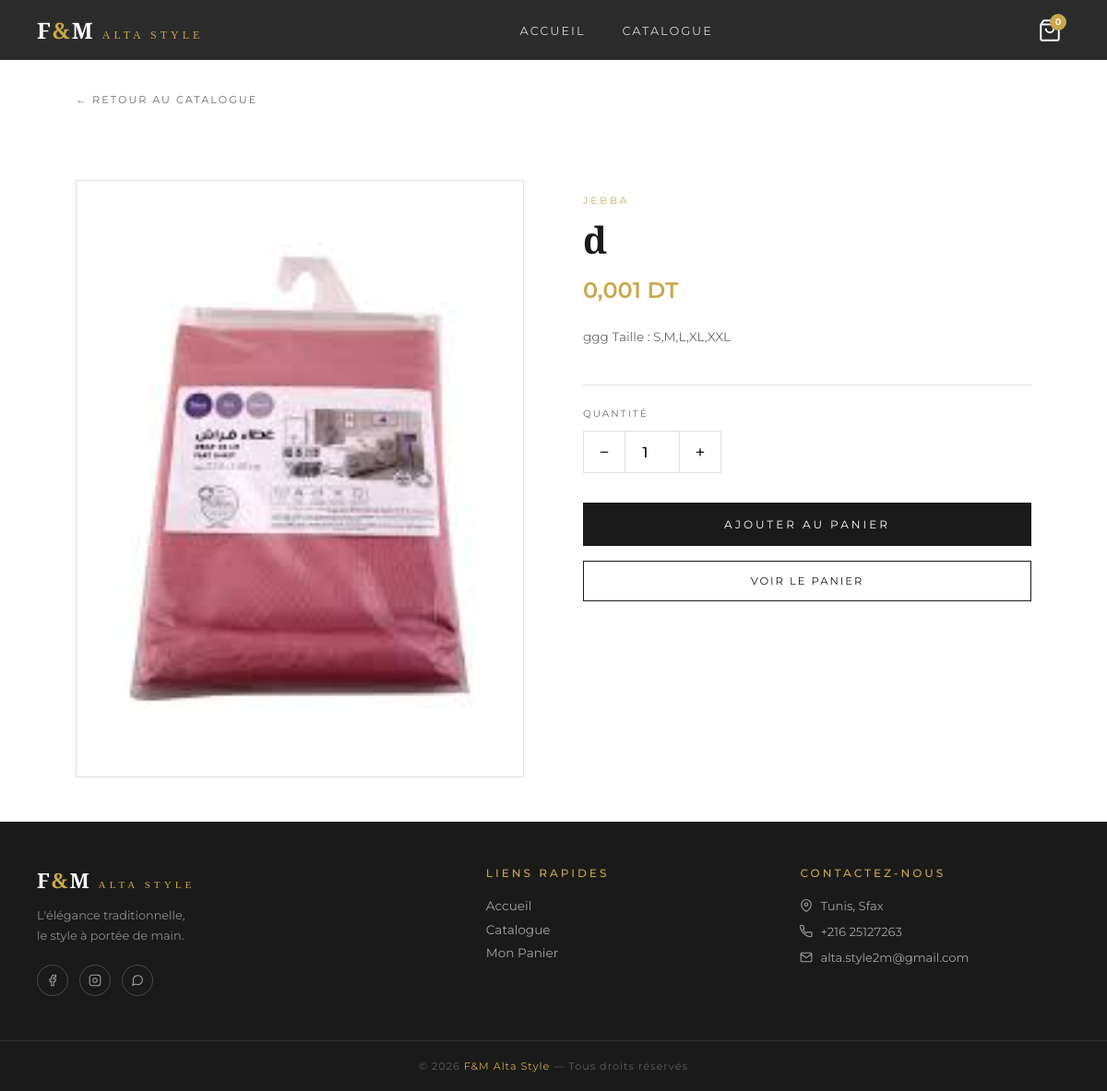
Page /produit/3/ on the committed database.
### boutique/models.py (models this page shows, shortened)
class Produit(models.Model):
    CATEGORIES = [
        ('jebba', 'Jebba'),
        ('burnous', 'Burnous'),
        ('kaftan', 'Kaftan'),
        ('accessoire', 'Accessoire'),
    ]
    nom = models.CharField(max_length=200)
    description = models.TextField()
    prix = models.DecimalField(max_digits=10, decimal_places=3)
    categorie = models.CharField(max_length=50, choices=CATEGORIES)
    image = models.ImageField(upload_to='produits/', blank=True, null=True)
    disponible = models.BooleanField(default=True)
    tailles = models.CharField(max_length=200, blank=True, default='', help_text='ex: S,M,L,XL,XXL')
    date_ajout = models.DateTimeField(auto_now_add=True)

### boutique/views.py (the view)
# urls.py: path('produit/<int:pk>/', views.produit_detail, name='produit_detail'),
def produit_detail(request, pk):
    produit = get_object_or_404(Produit, pk=pk)
    return render(request, 'boutique/produit_detail.html', {'produit': produit})

### boutique/templates/boutique/produit_detail.html (shortened to what this page needs)
{% extends 'boutique/base.html' %}
{% load static %}
{% block content %}
<div style="max-width:1100px;margin:2rem auto;padding:0 2rem">
  <a href="/catalogue/" class="back-link">← Retour au catalogue</a>
</div>
<div class="detail-wrapper">
  <div class="detail-img">
    {% if produit.image %}
    <img src="{{ produit.image.url }}" alt="{{ produit.nom }}">
    {% else %}🥻{% endif %}
  </div>
  <div class="detail-info">
    <p class="detail-cat">{{ produit.categorie }}</p>
    <h1 class="detail-name">{{ produit.nom }}</h1>
    <p class="detail-price">{{ produit.prix }} DT</p>
    <p class="detail-desc">{{ produit.description }}</p>
    <div class="detail-info-row">
    </div>
    <p class="qty-label">Quantité</p>
    <div class="qty-control">
      <button class="qty-btn" onclick="changeQty(-1)">−</button>
      <input type="number" class="qty-num" id="qty" value="1" min="1" max="99" readonly>
      <button class="qty-btn" onclick="changeQty(1)">+</button>
    </div>
    <button class="add-to-cart-btn"
      data-id="{{ produit.id }}"
      data-nom="{{ produit.nom|escapejs }}"
      data-prix="{{ produit.prix }}"
      onclick="addToCartDetail(this)">
      Ajouter au Panier
    </button>
    <a href="/panier/" class="btn-outline" style="width:100%;text-align:center;display:block;padding:14px">
      Voir le Panier
    </a>
  </div>
</div>
{% endblock %}

### boutique/templates/boutique/base.html (style rules this page uses)
* { margin:0;padding:0;box-sizing:border-box }
:root { --gold:#C9A84C; --white:#FFFFFF; --cream:#FAF8F3; --black:#1A1A1A; --dark:#2b2b2b; --gray:#6B6B6B; --border:#e0e0e0; }
body { font-family:'Montserrat',sans-serif;background:var(--white);color:var(--black);display:flex;flex-direction:column;min-height:100vh }
.btn-outline { background:none; color:var(--black); border:1.5px solid var(--black); padding:12px 28px; font-family:'Montserrat',sans-serif; font-size:0.72rem; letter-spacing:2px; text-transform:uppercase; cursor:pointer; text-decoration:none; display:inline-block; transition:all 0.3s; }

### boutique/templates/boutique/produit_detail.html (style rules this page uses)
.detail-wrapper { max-width:1100px;margin:3rem auto;padding:0 2rem;display:grid;grid-template-columns:1fr 1fr;gap:4rem;align-items:start }
.detail-img { aspect-ratio:3/4;background:var(--cream);display:flex;align-items:center;justify-content:center;font-size:8rem;border:1px solid var(--border);overflow:hidden }
.detail-img img { width:100%;height:100%;object-fit:cover }
.detail-info { padding-top:1rem }
.detail-cat { font-size:0.65rem;letter-spacing:3px;text-transform:uppercase;color:var(--gold);margin-bottom:0.75rem }
.detail-name { font-family:'Cormorant Garamond',serif;font-size:2.5rem;font-weight:600;line-height:1.2;margin-bottom:1rem }
.detail-price { font-size:1.5rem;font-weight:600;color:var(--gold);margin-bottom:1.5rem }
.detail-desc { font-size:0.85rem;color:var(--gray);line-height:1.8;margin-bottom:1rem }
.detail-info-row { display:flex;gap:0.5rem;align-items:center;font-size:0.85rem;margin-bottom:0.5rem;padding-bottom:1.5rem;border-bottom:1px solid var(--border) }
.qty-label { font-size:0.65rem;letter-spacing:2px;text-transform:uppercase;color:var(--gray);margin-bottom:0.75rem;margin-top:1.5rem }
.qty-control { display:flex;align-items:center;gap:0;margin-bottom:2rem;width:fit-content;border:1px solid var(--border) }
.qty-btn { background:none;border:none;width:44px;height:44px;font-size:1.2rem;cursor:pointer;transition:background 0.2s;font-family:'Montserrat',sans-serif }
.qty-num { width:60px;height:44px;text-align:center;font-size:1rem;font-weight:500;border:none;border-left:1px solid var(--border);border-right:1px solid var(--border);font-family:'Montserrat',sans-serif;outline:none }
.add-to-cart-btn { width:100%;background:var(--black);color:var(--white);border:none;padding:16px;font-family:'Montserrat',sans-serif;font-size:0.75rem;letter-spacing:3px;text-transform:uppercase;cursor:pointer;transition:background 0.3s;margin-bottom:1rem }
.back-link { display:inline-block;font-size:0.7rem;letter-spacing:2px;text-transform:uppercase;color:var(--gray);text-decoration:none;margin-bottom:2rem;transition:color 0.3s }

### rows in the picture
Produit: image (picture), categorie "JEBBA", nom "d", prix "0,001", description "ggg Taille : S,M,L,XL,XXL"
